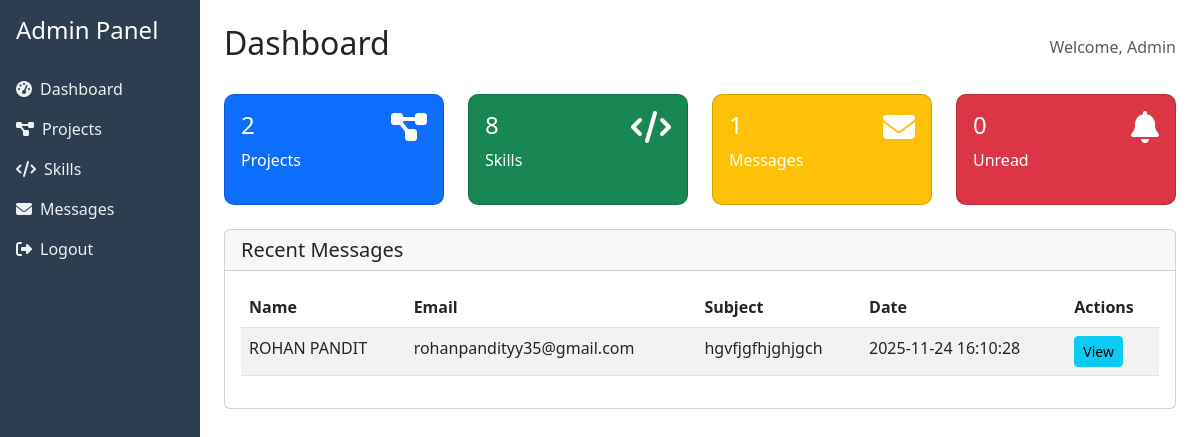
/admin (signed in), run on the app's committed database.
### tables this page shows
CREATE TABLE messages
                     (id INTEGER PRIMARY KEY AUTOINCREMENT,
                      name TEXT NOT NULL,
                      email TEXT NOT NULL,
                      subject TEXT NOT NULL,
                      message TEXT NOT NULL,
                      created_at TIMESTAMP DEFAULT CURRENT_TIMESTAMP,
                      read_status INTEGER DEFAULT 0);

### app.py (the view)
@app.route('/admin')
def admin_dashboard():
    if not session.get('admin_logged_in'):
        return redirect(url_for('admin_login'))
    try:
        conn = get_db_connection()
        projects_count = conn.execute('SELECT COUNT(*) FROM projects').fetchone()[0]
        skills_count = conn.execute('SELECT COUNT(*) FROM skills').fetchone()[0]
        messages_count = conn.execute('SELECT COUNT(*) FROM messages').fetchone()[0]
        unread_messages_count = conn.execute('SELECT COUNT(*) FROM messages WHERE read_status = 0').fetchone()[0]
        recent_messages = conn.execute('SELECT * FROM messages ORDER BY created_at DESC LIMIT 5').fetchall()
        conn.close()
        return render_template('admin.html',
                             projects_count=projects_count,
                             skills_count=skills_count,
                             messages_count=messages_count,
                             unread_messages_count=unread_messages_count,
                             recent_messages=recent_messages)
    except Exception as e:
        return f"Error loading admin dashboard: {e}"

### app.py (called while the page is built)
def get_db_connection():
    conn = sqlite3.connect('database.db')
    conn.row_factory = sqlite3.Row
    return conn

### templates/admin.html (shortened to what this page needs)
<!DOCTYPE html>
<html lang="en">
<head>
    <link href="https://cdn.jsdelivr.net/npm/bootstrap@5.3.0/dist/css/bootstrap.min.css" rel="stylesheet">
    <link href="https://cdnjs.cloudflare.com/ajax/libs/font-awesome/6.4.0/css/all.min.css" rel="stylesheet">
</head>
<body>
    <div class="container-fluid">
        <div class="row">
            <div class="col-md-3 col-lg-2 sidebar p-0">
                <div class="p-3">
                    <h4 class="text-white">Admin Panel</h4>
                </div>
                <nav class="nav flex-column">
                    <a class="nav-link active" href="/admin">
                        <i class="fas fa-tachometer-alt me-2"></i>Dashboard
                    </a>
                    <a class="nav-link" href="/admin/projects">
                        <i class="fas fa-project-diagram me-2"></i>Projects
                    </a>
                    <a class="nav-link" href="/admin/skills">
                        <i class="fas fa-code me-2"></i>Skills
                    </a>
                    <a class="nav-link" href="/admin/messages">
                        <i class="fas fa-envelope me-2"></i>Messages
                    </a>
                    <a class="nav-link" href="/admin/logout">
                        <i class="fas fa-sign-out-alt me-2"></i>Logout
                    </a>
                </nav>
            </div>
            <div class="col-md-9 col-lg-10 ml-sm-auto px-4 py-4">
                <div class="d-flex justify-content-between align-items-center mb-4">
                    <h2>Dashboard</h2>
                    <span class="text-muted">Welcome, Admin</span>
                </div>
                <div class="row mb-4">
                    <div class="col-md-3">
                        <div class="card stat-card bg-primary text-white">
                            <div class="card-body">
                                <div class="d-flex justify-content-between">
                                    <div>
                                        <h4>{{ projects_count }}</h4>
                                        <p>Projects</p>
                                    </div>
                                    <i class="fas fa-project-diagram fa-2x"></i>
                                </div>
                            </div>
                        </div>
                    </div>
                    <div class="col-md-3">
                        <div class="card stat-card bg-success text-white">
                            <div class="card-body">
                                <div class="d-flex justify-content-between">
                                    <div>
                                        <h4>{{ skills_count }}</h4>
                                        <p>Skills</p>
                                    </div>
                                    <i class="fas fa-code fa-2x"></i>
                                </div>
                            </div>
                        </div>
                    </div>
                    <div class="col-md-3">
                        <div class="card stat-card bg-warning text-white">
                            <div class="card-body">
                                <div class="d-flex justify-content-between">
                                    <div>
                                        <h4>{{ messages_count }}</h4>
                                        <p>Messages</p>
                                    </div>
                                    <i class="fas fa-envelope fa-2x"></i>
                                </div>
                            </div>
                        </div>
                    </div>
                    <div class="col-md-3">
                        <div class="card stat-card bg-danger text-white">
                            <div class="card-body">
                                <div class="d-flex justify-content-between">
                                    <div>
                                        <h4>{{ unread_messages_count }}</h4>
                                        <p>Unread</p>
                                    </div>
                                    <i class="fas fa-bell fa-2x"></i>
                                </div>
                            </div>
                        </div>
                    </div>
                </div>
                <div class="card">
                    <div class="card-header">
                        <h5 class="card-title mb-0">Recent Messages</h5>
                    </div>
                    <div class="card-body">
                        {% if recent_messages %}
                        <div class="table-responsive">
                            <table class="table table-striped">
                                <thead>
                                    <tr>
                                        <th>Name</th>
                                        <th>Email</th>
                                        <th>Subject</th>
                                        <th>Date</th>
                                        <th>Actions</th>
                                    </tr>
                                </thead>
                                <tbody>
                                    {% for message in recent_messages %}
                                    <tr>
                                        <td>{{ message['name'] }}</td>
                                        <td>{{ message['email'] }}</td>
                                        <td>{{ message['subject'] }}</td>
                                        <td>{{ message['created_at'] }}</td>
                                        <td>
                                            <button class="btn btn-sm btn-info">View</button>
                                        </td>
                                    </tr>
                                    {% endfor %}
                                </tbody>
                            </table>
                        </div>
                        {% else %}
                        <p class="text-muted">No messages yet.</p>
                        {% endif %}
                    </div>
                </div>
            </div>
        </div>
    </div>
</body>
</html>

### templates/admin.html (style rules this page uses)
.sidebar { min-height: 100vh; background: #2c3e50; }
.sidebar .nav-link { color: #ecf0f1; }
.stat-card { border-radius: 10px; transition: transform 0.3s; }

### data on the page
messages: name "ROHAN PANDIT", email "rohanpandityy35@gmail.com", subject "hgvfjgfhjghjgch", created_at "2025-11-24 16:10:28"

### other printed values
{{ projects_count }} "2"
{{ skills_count }} "8"
{{ messages_count }} "1"
{{ unread_messages_count }} "0"
